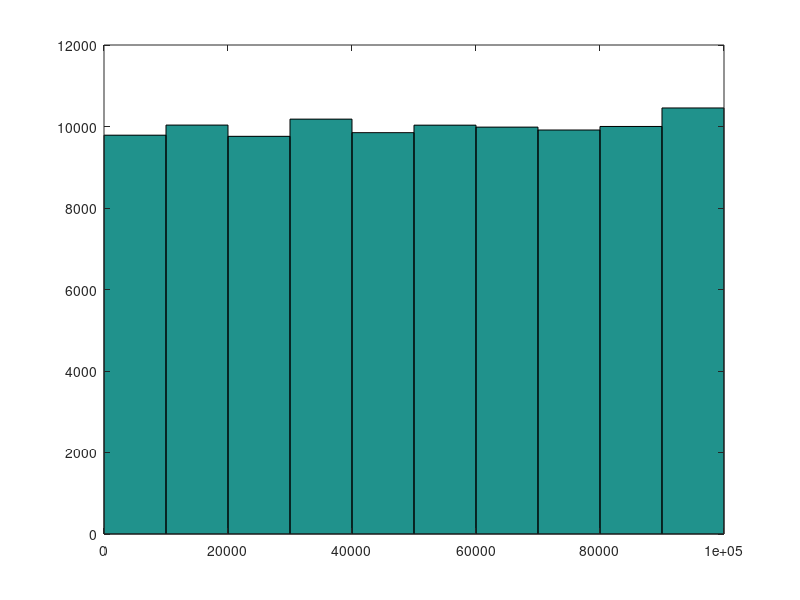
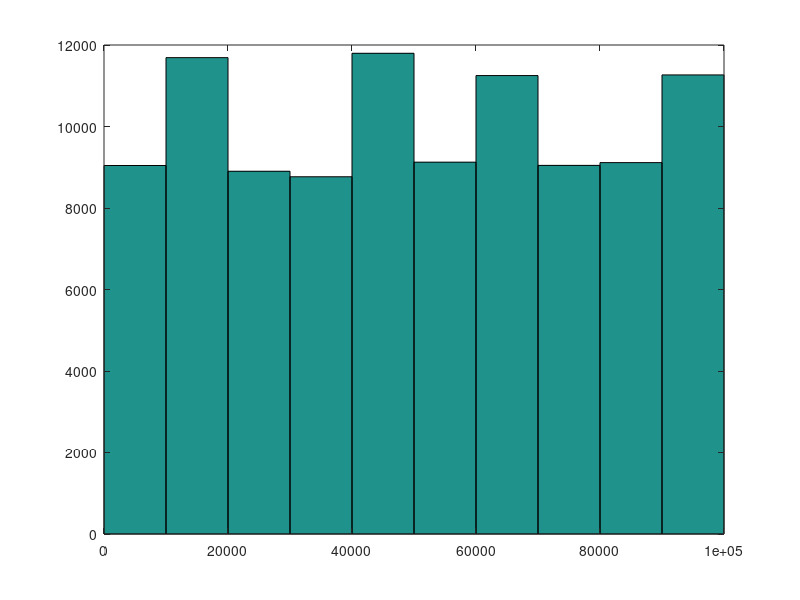
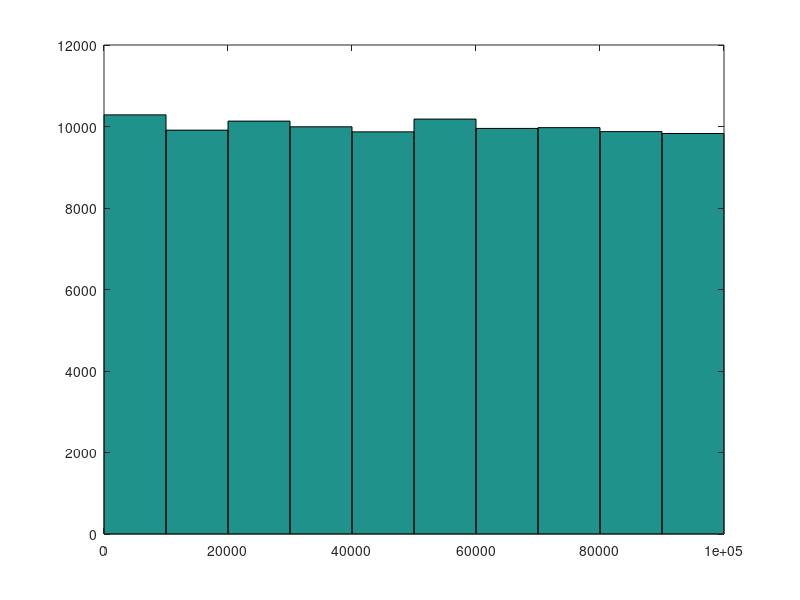
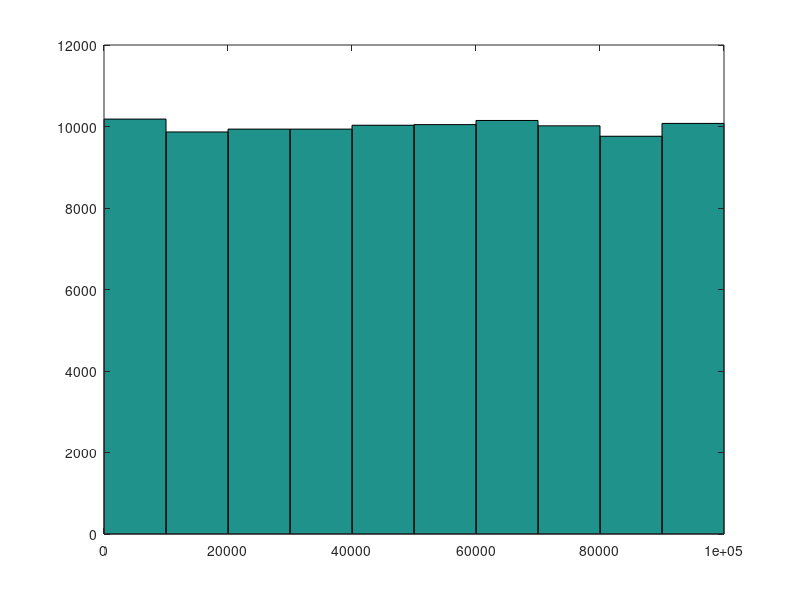

Here is the MATLAB script that generated these plots, in order:
%% Histogram 0
a0=csvread('hist0.csv');
figure(100);
hist(a0);

%% Histogram 1
a1=csvread('hist1.csv');
figure(101);
hist(a1);

%% Histogram 2
a2=csvread('hist2.csv');
figure(102);
hist(a2);

%% Histogram 3
a3=csvread('hist3.csv');
figure(103);
hist(a3);

%% Histogram 4
a4=csvread('hist4.csv');
figure(104);
hist(a4);

%% Histogram 5
a5=csvread('hist5.csv');
figure(105);
hist(a5);